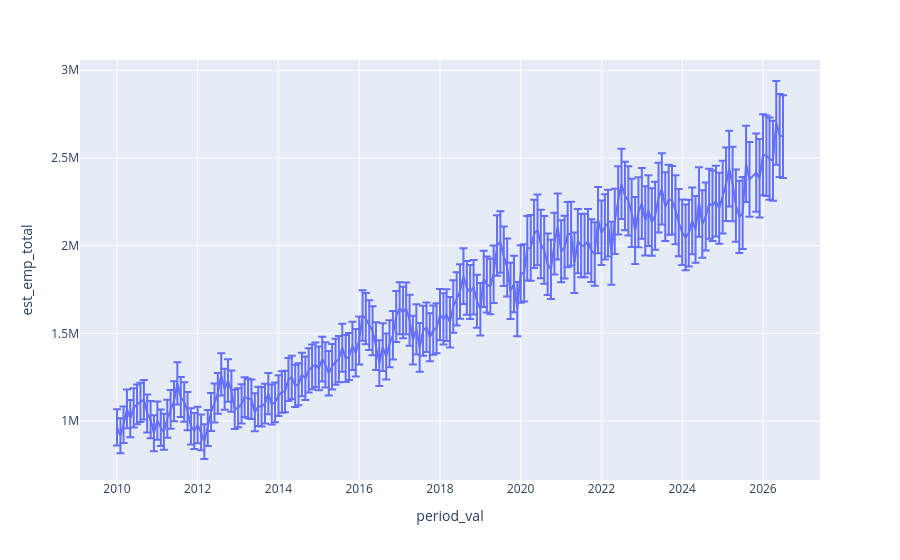

Here is the notebook cell this chart was saved with:
### Code cell
px.line(df_full_emp_totals.query("occ2010 == 'Software developers, \
applications and systems software' & period == 'year_and_month' \
& age_range == 'All'").sort_values('period_val'),
x = 'period_val', y = 'est_emp_total', hover_data = 'Response_Count_emp_total', 
error_y = 'error_upper_emp_total', error_y_minus = 'error_lower_emp_total')

### Figure 1 — Plotly figure (JSON) as saved in the notebook; plotly's stock layout.template omitted (floating-point values rounded to 4 significant figures; data arrays with more than 128 entries replaced by an {"elided": "..."} marker saying what was removed)
{"data": [{"customdata": {"elided": "198x1 int values"}, "error_y": {"array": {"elided": "198 float values"}, "arrayminus": {"elided": "198 float values"}}, "hovertemplate": "period_val=%{x}<br>est_emp_total=%{y}<br>Response_Count_emp_total=%{customdata[0]}<extra></extra>", "legendgroup": "", "line": {"color": "#636efa", "dash": "solid"}, "marker": {"symbol": "circle"}, "mode": "lines", "name": "", "orientation": "v", "showlegend": false, "type": "scatter", "x": {"elided": "198 str values"}, "xaxis": "x", "y": {"elided": "198 float values"}, "yaxis": "y"}], "layout": {"legend": {"tracegroupgap": 0}, "margin": {"t": 60}, "xaxis": {"anchor": "y", "domain": [0, 1], "title": {"text": "period_val"}}, "yaxis": {"anchor": "x", "domain": [0, 1], "title": {"text": "est_emp_total"}}}}
